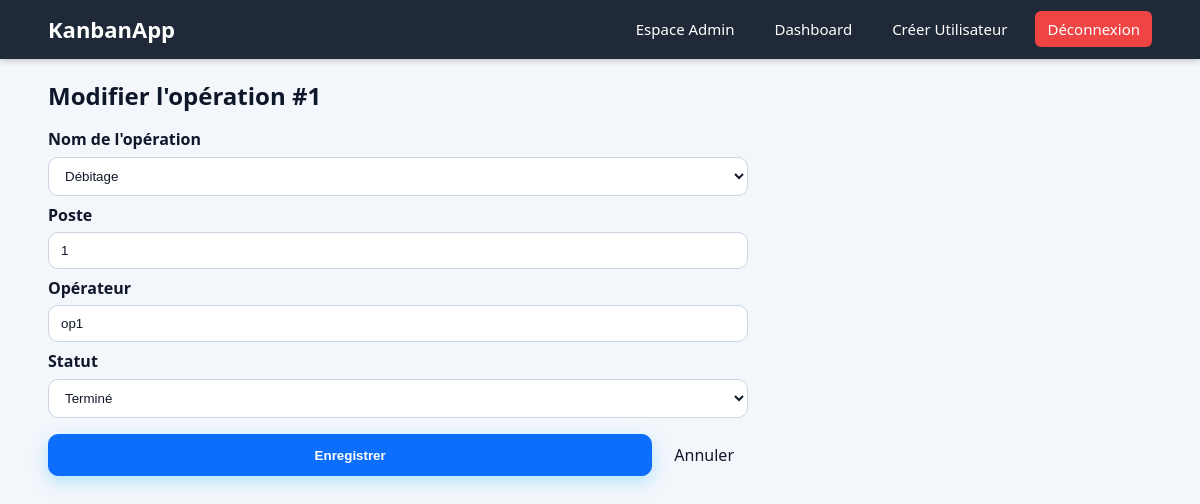
Screenshot of /edit_operation/1 (signed in) with the database file from the repository.
### app.py (models this page shows)
class Operation(db.Model):
    id = db.Column(db.Integer, primary_key=True)
    nom_operation = db.Column(db.String(120))
    poste = db.Column(db.String(120))
    operateur = db.Column(db.String(120))
    statut = db.Column(db.String(20))
    debut = db.Column(db.DateTime)
    fin = db.Column(db.DateTime)

### routes.py (the view, shortened to what this page needs)
@app.route('/edit_operation/<int:op_id>', methods=['GET', 'POST'])
@login_required
def edit_operation(op_id):
    if current_user.role != 'admin':
        flash("Accès refusé", "danger")
        return redirect(url_for('logout'))
    op = Operation.query.get_or_404(op_id)
    return render_template('edit_operation.html', op=op)

### app.py (called while the page is built)
@login_manager.user_loader
def load_user(user_id):
    return User.query.get(int(user_id))

### templates/edit_operation.html (shortened to what this page needs)
{% extends "base.html" %}
{% block content %}
<h2 class="mb-3">Modifier l'opération #{{ op.id }}</h2>
<form method="POST" class="form-container" style="max-width:700px">
  <label>Nom de l'opération</label>
  <select name="nom_operation" class="form-control" required>
    {% set ops = ['Débitage','Assemblage','Soudage','Travaux de finition'] %}
    {% for o in ops %}
      <option value="{{ o }}" {% if op.nom_operation == o %}selected{% endif %}>{{ o }}</option>
    {% endfor %}
  </select>
  <label class="mt-2">Poste</label>
  <input type="text" name="poste" class="form-control" value="{{ op.poste }}" required>
  <label class="mt-2">Opérateur</label>
  <input type="text" name="operateur" class="form-control" value="{{ op.operateur }}" required>
  <label class="mt-2">Statut</label>
  <select name="statut" class="form-control" required>
    {% for s in ['À faire','En cours','Contrôle','Terminé'] %}
      <option value="{{ s }}" {% if op.statut == s %}selected{% endif %}>{{ s }}</option>
    {% endfor %}
  </select>
  <div class="d-flex gap-2 mt-3">
    <button class="btn btn-primary">Enregistrer</button>
    <a href="{{ url_for('admin_page') }}" class="btn btn-secondary">Annuler</a>
  </div>
</form>
{% endblock %}

### static/css/style.css (style rules this page uses)
* { box-sizing: border-box; }
html, body { height: 100%; }
body { margin: 0; font-family: system-ui, -apple-system, "Segoe UI", Roboto, Ubuntu, "Helvetica Neue", Arial, "Noto Sans", "Apple Color Emoji", "Segoe UI Emoji", "Segoe UI Symbol", sans-serif; color: #0f172a; background: #f3f6fb; line-height: 1.4; }
a { color: inherit; text-decoration: none; }
label { display:block; margin: 10px 0 6px; font-weight: 600; color: #eef2ff; }
select, input[type="text"], input[type="password"] { width: 100%; padding: 10px 12px; border-radius: 10px; border: 1px solid rgba(255,255,255,.35); background: rgba(255,255,255,.12); color: #fff; outline: none; transition: border-color .2s, background .2s; }
select::placeholder, input::placeholder { color: rgba(255,255,255,.8); }
button, .btn { display: inline-block; padding: 10px 14px; border-radius: 10px; border: 0; cursor: pointer; transition: transform .05s ease, box-shadow .15s ease, opacity .2s ease; }
button[type="submit"], .btn-primary { width: 100%; background: linear-gradient(90deg, #4f8cff, #3bc7ff); color: #0b1220; font-weight: 700; box-shadow: 0 6px 16px rgba(59,199,255,.35); }
.btn-primary { background: #0d6efd; color: #fff; }
.mt-2 { margin-top: .5rem; }
.mt-3 { margin-top: 1rem; }
.mb-3 { margin-bottom: 1rem; }
.d-flex { display: flex; }
.gap-2 { gap: .5rem; }
.card label, .container label { color: #0f172a; font-weight: 600; }
.card .form-control, .container .form-control, .card select, .container select, .card input[type="text"], .container input[type="text"], .card input[type="password"], .container input[type="password"], .card input[type="date"], .container input[type="date"] { background: #ffffff; color: #111827; border: 1px solid #cbd5e1; border-radius: 10px; padding: 10px 12px; outline: none; transition: border-color .15s ease, box-shadow .15s ease; }
.card .form-control::placeholder, .container .form-control::placeholder { color: #64748b; }
.card select option, .container select option { color: #0f172a; background: #ffffff; }
.card .btn, .container .btn { border-radius: 10px; }
.card .btn-primary, .container .btn-primary { background: #0d6efd; color: #ffffff; border: 1px solid #0d6efd; }

### rows the page displays
Operation: id "1", poste "1", operateur "op1", statut "Terminé"

### other values shown
form field nom_operation "Débitage"
